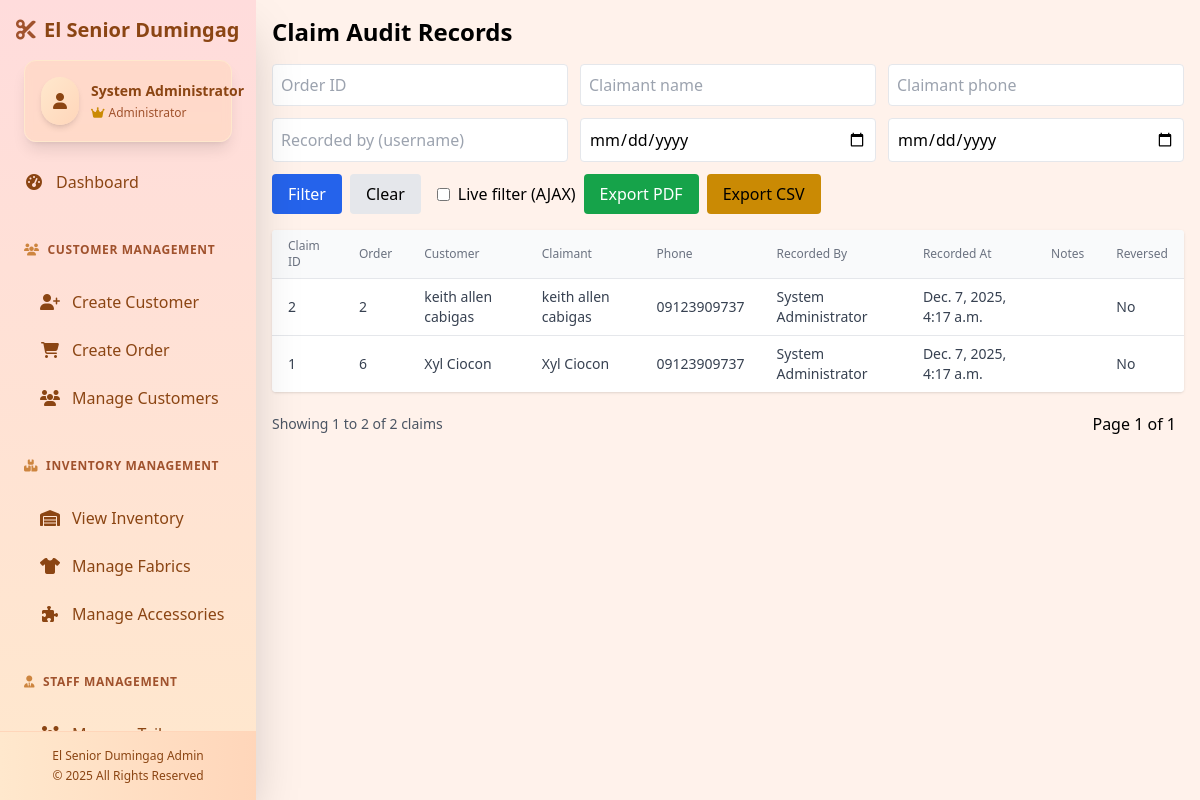
The page /admin-claims/ (signed in) on the database as committed earlier.
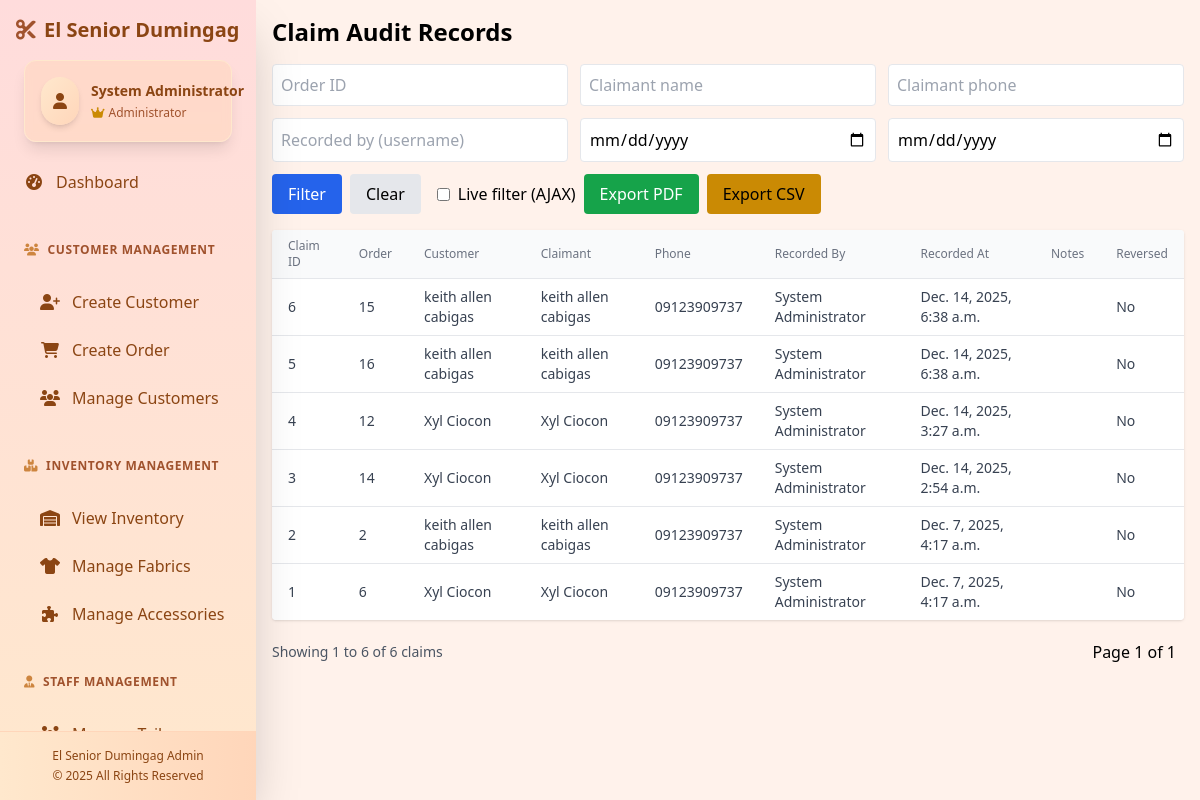
The same page on the database as committed later.
### etailoring/models.py (models this page shows, shortened)
class Claim(models.Model):
    order = models.ForeignKey(Order, on_delete=models.CASCADE, related_name='claims')
    claimant_name = models.CharField(max_length=200, blank=True)
    claimant_phone = models.CharField(max_length=50, blank=True)
    recorded_by = models.ForeignKey(User, null=True, blank=True, on_delete=models.SET_NULL, related_name='recorded_claims')
    recorded_at = models.DateTimeField(auto_now_add=True)
    notes = models.TextField(blank=True)
    reversed = models.BooleanField(default=False)
    reversed_at = models.DateTimeField(null=True, blank=True)
    reversed_by = models.ForeignKey(User, null=True, blank=True, on_delete=models.SET_NULL, related_name='reversed_claims')

class Order(models.Model):
    STATUS_CHOICES = [
        ('PENDING', 'Pending'),
        ('ASSIGNED', 'Assigned'),
        ('IN_PROGRESS', 'In Progress'),
        ('COMPLETED', 'Completed'),
        ('APPROVED', 'Approved'),
        ('CANCELLED', 'Cancelled'),
    ]
    PAYMENT_STATUS_CHOICES = [
        ('PENDING', 'Pending'),
        ('DOWN_PAYMENT_PAID', 'Down Payment Paid'),
        ('PAID', 'Paid'),
    ]
    DOWN_PAYMENT_STATUS_CHOICES = [
        ('PENDING', 'Pending'),
        ('PAID', 'Paid'),
    ]
    CATEGORY_CHOICES = [
        ('SCHOOL_UNIFORM', 'School Uniforms'),
        ('TEACHERS_UNIFORM', 'Teachers\' Uniforms'),
        ('OFFICE_ATTIRE', 'Office Attire'),
        ('CASUAL_WEAR', 'Casual Wear'),
        ('SPECIAL_ORDER', 'Special Orders'),
    ]
    GARMENT_TYPE_CHOICES = [
        ('BLOUSE', 'Blouse'),
        ('POLO', 'Polo'),
        ('PANTS', 'Pants'),
        ('SKIRT', 'Skirt'),
        ('DRESS', 'Dress'),
        ('JACKET', 'Jacket'),
        ('OTHERS', 'Others'),
    ]
    SLEEVE_LENGTH_CHOICES = [
        ('SHORT', 'Short'),
        ('THREE_QUARTER', '3/4'),
        ('LONG', 'Long'),
    ]
    customer = models.ForeignKey(Customer, on_delete=models.CASCADE)
    fabric = models.ForeignKey(Fabric, on_delete=models.CASCADE)
    accessories = models.ManyToManyField(Accessory, blank=True)
    category = models.CharField(max_length=20, choices=CATEGORY_CHOICES, default='CASUAL_WEAR')
    garment_type = models.CharField(max_length=10, choices=GARMENT_TYPE_CHOICES, default='OTHERS')
    quantity = models.PositiveIntegerField(default=1)
    fabric_type = models.CharField(max_length=100, blank=True)
    color_design_preference = models.TextField(blank=True)
    order_date = models.DateField(auto_now_add=True, null=True)
    due_date = models.DateField(null=True, blank=True)
    total_amount = models.DecimalField(max_digits=10, decimal_places=2)
    status = models.CharField(max_length=15, choices=STATUS_CHOICES, default='PENDING')
    payment_status = models.CharField(max_length=20, choices=PAYMENT_STATUS_CHOICES, default='PENDING')
    created_at = models.DateTimeField(auto_now_add=True)
    updated_at = models.DateTimeField(auto_now=True)
    paid_at = models.DateTimeField(null=True, blank=True)
    claimed_at = models.DateTimeField(null=True, blank=True)
    claimed_by = models.ForeignKey(User, null=True, blank=True, on_delete=models.SET_NULL, related_name='claimed_orders')
    down_payment_amount = models.DecimalField(max_digits=10, decimal_places=2, default=0)
    down_payment_status = models.CharField(max_length=10, choices=DOWN_PAYMENT_STATUS_CHOICES, default='PENDING')
    down_payment_paid_at = models.DateTimeField(null=True, blank=True)
    remaining_balance = models.DecimalField(max_digits=10, decimal_places=2, default=0)
    inventory_deducted = models.BooleanField(default=False)
    neck_circumference = models.DecimalField(max_digits=5, decimal_places=2, null=True, blank=True)
    shoulder_width = models.DecimalField(max_digits=5, decimal_places=2, null=True, blank=True)
    chest_bust_circumference = models.DecimalField(max_digits=5, decimal_places=2, null=True, blank=True)
    upper_bust_circumference = models.DecimalField(max_digits=5, decimal_places=2, null=True, blank=True)
    under_bust_circumference = models.DecimalField(max_digits=5, decimal_places=2, null=True, blank=True)
    waist_circumference = models.DecimalField(max_digits=5, decimal_places=2, null=True, blank=True)
    armhole_circumference = models.DecimalField(max_digits=5, decimal_places=2, null=True, blank=True)
    sleeve_length = models.CharField(max_length=15, choices=SLEEVE_LENGTH_CHOICES, blank=True)
    bicep_circumference = models.DecimalField(max_digits=5, decimal_places=2, null=True, blank=True)
    wrist_circumference = models.DecimalField(max_digits=5, decimal_places=2, null=True, blank=True)
    back_length_nape_to_waist = models.DecimalField(max_digits=5, decimal_places=2, null=True, blank=True)
    blouse_length_shoulder_to_hem = models.DecimalField(max_digits=5, decimal_places=2, null=True, blank=True)
    high_hip_circumference = models.DecimalField(max_digits=5, decimal_places=2, null=True, blank=True)
    full_hip_circumference = models.DecimalField(max_digits=5, decimal_places=2, null=True, blank=True)
    thigh_circumference = models.DecimalField(max_digits=5, decimal_places=2, null=True, blank=True)
    knee_circumference = models.DecimalField(max_digits=5, decimal_places=2, null=True, blank=True)
    calf_circumference = models.DecimalField(max_digits=5, decimal_places=2, null=True, blank=True)
    ankle_circumference = models.DecimalField(max_digits=5, decimal_places=2, null=True, blank=True)
    inseam_crotch_to_ankle = models.DecimalField(max_digits=5, decimal_places=2, null=True, blank=True)
    outseam_waist_to_ankle = models.DecimalField(max_digits=5, decimal_places=2, null=True, blank=True)
    front_rise = models.DecimalField(max_digits=5, decimal_places=2, null=True, blank=True)
    back_rise = models.DecimalField(max_digits=5, decimal_places=2, null=True, blank=True)
    skirt_dress_length = models.DecimalField(max_digits=5, decimal_places=2, null=True, blank=True)
    hem_circumference = models.DecimalField(max_digits=5, decimal_places=2, null=True, blank=True)
    jacket_length_shoulder_to_hem = models.DecimalField(max_digits=5, decimal_places=2, null=True, blank=True)
    class Meta:
        ordering = ['-created_at']

class Customer(models.Model):
    user = models.OneToOneField(User, on_delete=models.CASCADE)
    phone_number = models.CharField(max_length=20)
    address = models.TextField()
    measurements = models.TextField(default='{}', blank=True)
    class Meta:
        ordering = ['user__first_name', 'user__last_name']

### etailoring/admin_report_views.py (the view, shortened to what this page needs)
# urls.py: path('admin-claims/', admin_report_views.admin_claims_page, name='admin_claims_page'),
@login_required
@staff_member_required
def admin_claims_page(request):
    try:
        order_id = request.GET.get('order_id')
        claimant = request.GET.get('claimant')
        claimant_phone = request.GET.get('claimant_phone')
        recorded_by = request.GET.get('recorded_by')
        date_from = request.GET.get('date_from')
        date_to = request.GET.get('date_to')
        qs = Claim.objects.select_related('order__customer__user', 'recorded_by').order_by('-recorded_at')
        if order_id:
            qs = qs.filter(order__id=order_id)
        if claimant:
            qs = qs.filter(claimant_name__icontains=claimant)
        if claimant_phone:
            qs = qs.filter(claimant_phone__icontains=claimant_phone)
        if recorded_by:
            qs = qs.filter(recorded_by__username__icontains=recorded_by)
        page = request.GET.get('page', 1)
        per_page = 25
        paginator = Paginator(qs, per_page)
        try:
            claims_page = paginator.page(page)
        except PageNotAnInteger:
            claims_page = paginator.page(1)
        except EmptyPage:
            claims_page = paginator.page(paginator.num_pages)
        context = {
            'claims': claims_page.object_list,
            'page_obj': claims_page,
            'paginator': paginator,
            'filters': {
                'order_id': order_id or '',
                'claimant': claimant or '',
                'claimant_phone': claimant_phone or '',
                'recorded_by': recorded_by or '',
                'date_from': date_from or '',
                'date_to': date_to or '',
            }
        }
        return render(request, 'admin_claims.html', context)
    except Exception as e:
        return HttpResponse(f"Error loading claims page: {str(e)}", status=500)

### templates/admin_claims.html (shortened to what the changed rows need)
{% extends 'base.html' %}
{% block content %}
<div class="container mx-auto p-4">
  <h1 class="text-2xl font-semibold mb-4">Claim Audit Records</h1>
  <div class="overflow-x-auto bg-white rounded shadow">
    <table class="min-w-full divide-y divide-gray-200">
      <thead class="bg-gray-50">
        <tr>
          <th class="px-4 py-2 text-left text-xs font-medium text-gray-500">Claim ID</th>
          <th class="px-4 py-2 text-left text-xs font-medium text-gray-500">Order</th>
          <th class="px-4 py-2 text-left text-xs font-medium text-gray-500">Customer</th>
          <th class="px-4 py-2 text-left text-xs font-medium text-gray-500">Claimant</th>
          <th class="px-4 py-2 text-left text-xs font-medium text-gray-500">Phone</th>
          <th class="px-4 py-2 text-left text-xs font-medium text-gray-500">Recorded By</th>
          <th class="px-4 py-2 text-left text-xs font-medium text-gray-500">Recorded At</th>
          <th class="px-4 py-2 text-left text-xs font-medium text-gray-500">Notes</th>
          <th class="px-4 py-2 text-left text-xs font-medium text-gray-500">Reversed</th>
        </tr>
      </thead>
      <tbody class="bg-white divide-y divide-gray-200">
        {% for c in claims %}
        <tr>
          <td class="px-4 py-2 text-sm text-gray-700">{{ c.id }}</td>
          <td class="px-4 py-2 text-sm text-gray-700">{{ c.order.id }}</td>
          <td class="px-4 py-2 text-sm text-gray-700">{{ c.order.customer.user.get_full_name }}</td>
          <td class="px-4 py-2 text-sm text-gray-700">{{ c.claimant_name|default:"(customer)" }}</td>
          <td class="px-4 py-2 text-sm text-gray-700">{{ c.claimant_phone }}</td>
          <td class="px-4 py-2 text-sm text-gray-700">{% if c.recorded_by %}{{ c.recorded_by.get_full_name }}{% endif %}</td>
          <td class="px-4 py-2 text-sm text-gray-700">{{ c.recorded_at }}</td>
          <td class="px-4 py-2 text-sm text-gray-700">{{ c.notes|truncatechars:80 }}</td>
          <td class="px-4 py-2 text-sm text-gray-700">{% if c.reversed %}Yes{% else %}No{% endif %}</td>
        </tr>
        {% empty %}
        <tr>
          <td colspan="9" class="px-4 py-6 text-center text-gray-500">No claims found.</td>
        </tr>
        {% endfor %}
      </tbody>
    </table>
  </div>
    {% if page_obj and paginator %}
    <div class="mt-4 flex items-center justify-between">
      <div class="text-sm text-gray-600">Showing {{ page_obj.start_index }} to {{ page_obj.end_index }} of {{ paginator.count }} claims</div>
      <div class="flex gap-2">
        <span class="px-2 py-1">Page <span id="pageNum">{{ page_obj.number }}</span> of <span id="pageCount">{{ paginator.num_pages }}</span></span>
      </div>
    </div>
    {% endif %}
</div>
{% endblock %}

Rows that differ between the two databases and show on the page:
added Claim: id "6", order.id "15", order.customer.user.get_full_name "keith allen cabigas", claimant_name "keith allen cabigas", claimant_phone "09123909737", recorded_by.get_full_name "System Administrator", recorded_at "Dec. 14, 2025, 6:38 a.m.", reversed "No"
added Claim: id "5", order.id "16", order.customer.user.get_full_name "keith allen cabigas", claimant_name "keith allen cabigas", claimant_phone "09123909737", recorded_by.get_full_name "System Administrator", recorded_at "Dec. 14, 2025, 6:38 a.m.", reversed "No"
added Claim: id "4", order.id "12", order.customer.user.get_full_name "Xyl Ciocon", claimant_name "Xyl Ciocon", claimant_phone "09123909737", recorded_by.get_full_name "System Administrator", recorded_at "Dec. 14, 2025, 3:27 a.m.", reversed "No"
added Claim: id "3", order.id "14", order.customer.user.get_full_name "Xyl Ciocon", claimant_name "Xyl Ciocon", claimant_phone "09123909737", recorded_by.get_full_name "System Administrator", recorded_at "Dec. 14, 2025, 2:54 a.m.", reversed "No"
Other text that changed with them:
{{ page_obj.end_index }}: "2" → "6"
{{ paginator.count }}: "2" → "6"
